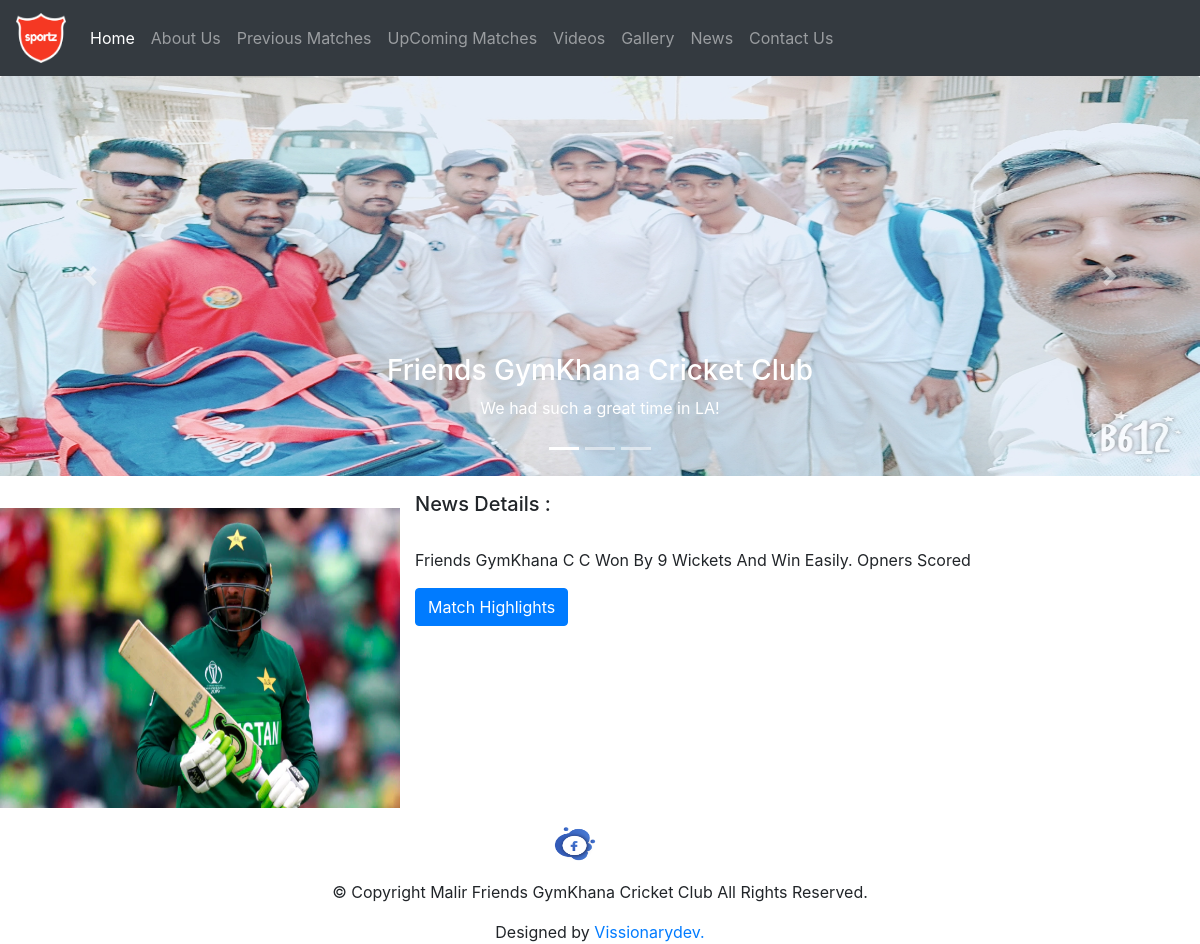
Screenshot of /club/news_details/1 with the database file from the repository.
### club/models.py (models this page shows)
class New(models.Model):
    news_date = models.DateTimeField(auto_now_add=False)
    news_short_detail = models.CharField(max_length=70, default="")
    news_long_detail = models.CharField(max_length=500, default="")
    news_image = models.FileField(upload_to='shop/images', default="")
    link = models.CharField(max_length=100 , default="")

### club/views.py (the view)
# urls.py: path("news_details/<int:sid>", views.news_detail, name="news_detail"),
def news_detail(request , sid):
    news_d = New.objects.filter(id=sid)
    return render(request, 'club/news_details.html', {'news_d': news_d[0]})

### club/templates/club/news_details.html (shortened to what this page needs)
{% extends 'club/basic.html' %}
{% block body %}
<div class="container-fluid my-3">
      <div class="row">
    <div class="col-md-4">
    <div class="row">
        <img src="/media/{{news_d.news_image}}" alt="News Image" width="233px" height="385px" class="mr-3 mt-3" style="width:400px; height:300px;">
    </div>
    </div>
    <div class="col-md-8">
        <h5>News Details : </h5><br>
        {{news_d.news_long_detail}}<br>
        <a href="{{news_d.link}}"><button  class="btn btn-primary cart my-3">Match Highlights</button></a>
    </div>
    </div>
</div>
{%endblock%}

### rows the page displays
New: news_image (picture), news_long_detail "Friends GymKhana C C Won By 9 Wickets And Win Easily. Opners Scored"
